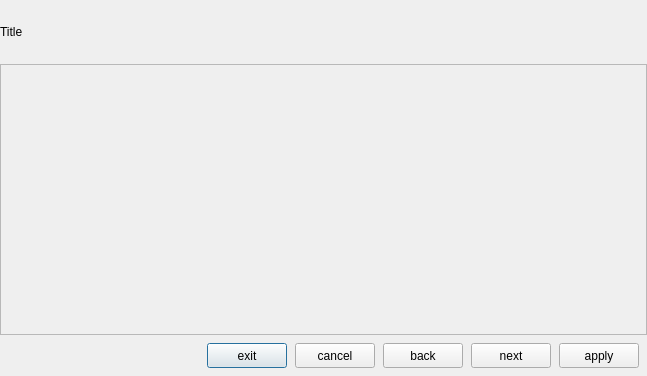
<?xml version="1.0" encoding="UTF-8"?>
<ui version="4.0">
 <class>DialogLetterEditor</class>
 <widget class="QDialog" name="DialogLetterEditor">
  <property name="geometry">
   <rect>
    <x>0</x>
    <y>0</y>
    <width>647</width>
    <height>376</height>
   </rect>
  </property>
  <property name="windowTitle">
   <string>Dialog</string>
  </property>
  <layout class="QVBoxLayout" name="verticalLayout">
   <property name="spacing">
    <number>0</number>
   </property>
   <property name="leftMargin">
    <number>0</number>
   </property>
   <property name="topMargin">
    <number>0</number>
   </property>
   <property name="rightMargin">
    <number>0</number>
   </property>
   <property name="bottomMargin">
    <number>0</number>
   </property>
   <item>
    <widget class="QFrame" name="frame_title">
     <property name="minimumSize">
      <size>
       <width>0</width>
       <height>64</height>
      </size>
     </property>
     <property name="maximumSize">
      <size>
       <width>16777215</width>
       <height>64</height>
      </size>
     </property>
     <property name="frameShape">
      <enum>QFrame::Shape::NoFrame</enum>
     </property>
     <property name="frameShadow">
      <enum>QFrame::Shadow::Raised</enum>
     </property>
     <layout class="QVBoxLayout" name="verticalLayout_2">
      <property name="spacing">
       <number>0</number>
      </property>
      <property name="leftMargin">
       <number>0</number>
      </property>
      <property name="topMargin">
       <number>0</number>
      </property>
      <property name="rightMargin">
       <number>0</number>
      </property>
      <property name="bottomMargin">
       <number>0</number>
      </property>
      <item>
       <widget class="QLabel" name="lbl_title">
        <property name="accessibleName">
         <string>title</string>
        </property>
        <property name="accessibleDescription">
         <string/>
        </property>
        <property name="text">
         <string>Title</string>
        </property>
       </widget>
      </item>
     </layout>
    </widget>
   </item>
   <item>
    <widget class="QFrame" name="frame_content">
     <property name="sizePolicy">
      <sizepolicy hsizetype="Expanding" vsizetype="Expanding">
       <horstretch>0</horstretch>
       <verstretch>0</verstretch>
      </sizepolicy>
     </property>
     <property name="frameShape">
      <enum>QFrame::Shape::StyledPanel</enum>
     </property>
     <property name="frameShadow">
      <enum>QFrame::Shadow::Raised</enum>
     </property>
     <layout class="QHBoxLayout" name="horizontalLayout_2">
      <property name="spacing">
       <number>0</number>
      </property>
      <property name="leftMargin">
       <number>0</number>
      </property>
      <property name="topMargin">
       <number>0</number>
      </property>
      <property name="rightMargin">
       <number>0</number>
      </property>
      <property name="bottomMargin">
       <number>0</number>
      </property>
     </layout>
    </widget>
   </item>
   <item>
    <widget class="QFrame" name="frame_buttons">
     <property name="sizePolicy">
      <sizepolicy hsizetype="Preferred" vsizetype="Fixed">
       <horstretch>0</horstretch>
       <verstretch>0</verstretch>
      </sizepolicy>
     </property>
     <property name="minimumSize">
      <size>
       <width>0</width>
       <height>41</height>
      </size>
     </property>
     <property name="maximumSize">
      <size>
       <width>16777215</width>
       <height>41</height>
      </size>
     </property>
     <property name="frameShape">
      <enum>QFrame::Shape::NoFrame</enum>
     </property>
     <property name="frameShadow">
      <enum>QFrame::Shadow::Raised</enum>
     </property>
     <layout class="QHBoxLayout" name="horizontalLayout">
      <property name="spacing">
       <number>8</number>
      </property>
      <property name="leftMargin">
       <number>8</number>
      </property>
      <property name="topMargin">
       <number>8</number>
      </property>
      <property name="rightMargin">
       <number>8</number>
      </property>
      <property name="bottomMargin">
       <number>8</number>
      </property>
      <item>
       <spacer name="horizontalSpacer">
        <property name="orientation">
         <enum>Qt::Orientation::Horizontal</enum>
        </property>
        <property name="sizeHint" stdset="0">
         <size>
          <width>349</width>
          <height>20</height>
         </size>
        </property>
       </spacer>
      </item>
      <item>
       <widget class="QPushButton" name="btn_exit">
        <property name="minimumSize">
         <size>
          <width>0</width>
          <height>25</height>
         </size>
        </property>
        <property name="maximumSize">
         <size>
          <width>16777215</width>
          <height>25</height>
         </size>
        </property>
        <property name="accessibleName">
         <string>normal</string>
        </property>
        <property name="text">
         <string>exit</string>
        </property>
       </widget>
      </item>
      <item>
       <widget class="QPushButton" name="btn_cancel">
        <property name="minimumSize">
         <size>
          <width>0</width>
          <height>25</height>
         </size>
        </property>
        <property name="maximumSize">
         <size>
          <width>16777215</width>
          <height>25</height>
         </size>
        </property>
        <property name="accessibleName">
         <string>normal</string>
        </property>
        <property name="text">
         <string>cancel</string>
        </property>
       </widget>
      </item>
      <item>
       <widget class="QPushButton" name="btn_back">
        <property name="minimumSize">
         <size>
          <width>0</width>
          <height>25</height>
         </size>
        </property>
        <property name="maximumSize">
         <size>
          <width>16777215</width>
          <height>25</height>
         </size>
        </property>
        <property name="accessibleName">
         <string>normal</string>
        </property>
        <property name="text">
         <string>back</string>
        </property>
       </widget>
      </item>
      <item>
       <widget class="QPushButton" name="btn_next">
        <property name="minimumSize">
         <size>
          <width>0</width>
          <height>25</height>
         </size>
        </property>
        <property name="maximumSize">
         <size>
          <width>16777215</width>
          <height>25</height>
         </size>
        </property>
        <property name="accessibleName">
         <string>normal</string>
        </property>
        <property name="text">
         <string>next</string>
        </property>
       </widget>
      </item>
      <item>
       <widget class="QPushButton" name="btn_apply">
        <property name="minimumSize">
         <size>
          <width>0</width>
          <height>25</height>
         </size>
        </property>
        <property name="maximumSize">
         <size>
          <width>16777215</width>
          <height>25</height>
         </size>
        </property>
        <property name="accessibleName">
         <string>normal</string>
        </property>
        <property name="text">
         <string>apply</string>
        </property>
       </widget>
      </item>
     </layout>
    </widget>
   </item>
  </layout>
 </widget>
 <resources/>
 <connections/>
</ui>
